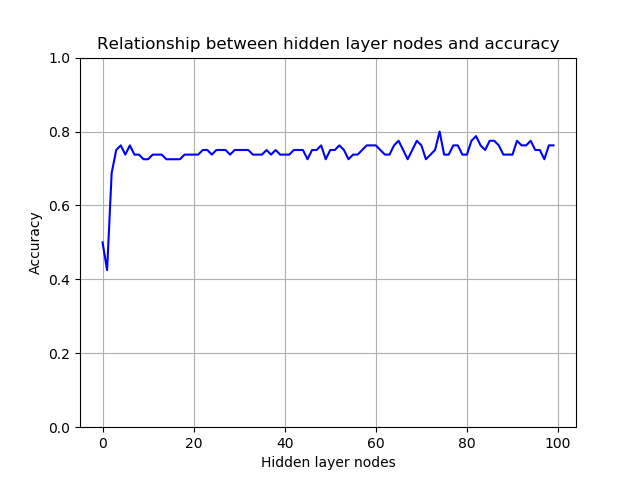

Write the Python code that produced this figure.
from ANN import NN
from shuffle import Data
import matplotlib.pyplot as plt 
import numpy as np
from sklearn.model_selection import KFold


def main():
    x, y = Data.getAllData()
    learning_rate = 0.1
    reg = 0
    input_nodes = 2
    hidden_nodes = 0
    output_nodes = 1
    test_rate = []
    epoch = 3000

    plt.ylim(0, 1)
    plt.xlabel("Hidden layer nodes")
    plt.ylabel("Accuracy")
    plt.title("Relationship between hidden layer nodes and accuracy")
    plt.grid(True) 

    while hidden_nodes < 100:
        kf = KFold(n_splits=5, shuffle=False)
        predict_count = 0
        for [train_index, test_index] in kf.split(x):
            x_train, x_test, y_train, y_test = [], [], [], []

            for i in train_index:
                x_train.append(x[i])
                y_train.append(y[i])

            for i in test_index:
                x_test.append(x[i])
                y_test.append(y[i])

            n = NN(input_nodes, hidden_nodes, output_nodes, learning_rate, reg)

            for i in range(epoch):
                # training
                for[j, x_temp] in enumerate(x_train):
                    inputs = np.array(x_temp) / 100
                    targets = y_train[j]
                    n.train(inputs, targets)

            predict_test_data = []
            # calculate query result 
            for x_temp in x_test:
                predict_test_data.append(n.query(np.array(x_temp) / 100))                
            
            # calculate test data set accuracy
            predict_test_true = Data.calAc(predict_test_data, y_test)
            predict_count += predict_test_true

        test_rate.append(predict_count / 5)
        hidden_nodes += 1
        print(hidden_nodes, predict_count / 5)

    plt.plot(range(0, 100, 1), test_rate, 'b-')
    plt.savefig('change_hidden_nodes.png')


if __name__ == "__main__":
    main()